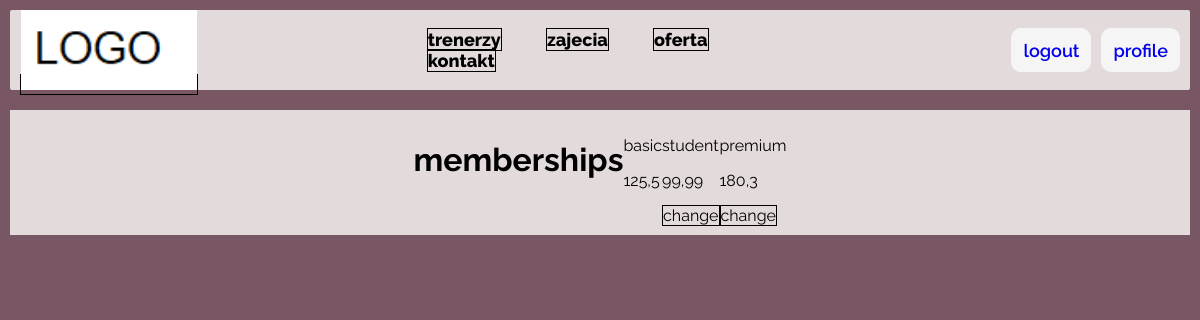
Page /users/memberships/ (signed in) on the committed database.
### users/models.py (models this page shows)
class Membership(models.Model):
    name = models.CharField(max_length=50)
    code = models.CharField(max_length=50)
    price = models.FloatField()

### users/views.py (the view)
# urls.py: path("memberships/", views.show_memberships, name="membership"),
def show_memberships(request):
    memberships = Membership.objects.all()
    context = {
        'memberships': memberships,
    }
    return render(request, 'users/memberships.html', context)

### users/templates/users/memberships.html
{% extends 'core/index.html' %}
{% block content %}
<h1>memberships</h1>
{% for membership in memberships %}
<div>
    <p>{{membership.name}}</p>
    <p>{{membership.price}}</p>
    {% if user.is_authenticated %}
        {% if request.user.client.membership.id != membership.id %}
        <a>{% if request.user.client.membership is null%}get{% else %}change{%endif%}</a>
        {% endif %}
    {% endif %}
</div>
{% endfor %}
{% endblock %}

### core/static/header.css (style rules this page uses)
a { text-decoration: none; border: 1px solid black; }
body { font-family: "Raleway", serif; font-optical-sizing: auto; font-style: normal; margin: 10px; background: #795663; display: flex; flex-direction: column; align-items: center; }

### rows in the picture
Membership: name "basic", price "125,5"
Membership: name "student", price "99,99", shows "change"
Membership: name "premium", price "180,3", shows "change"
